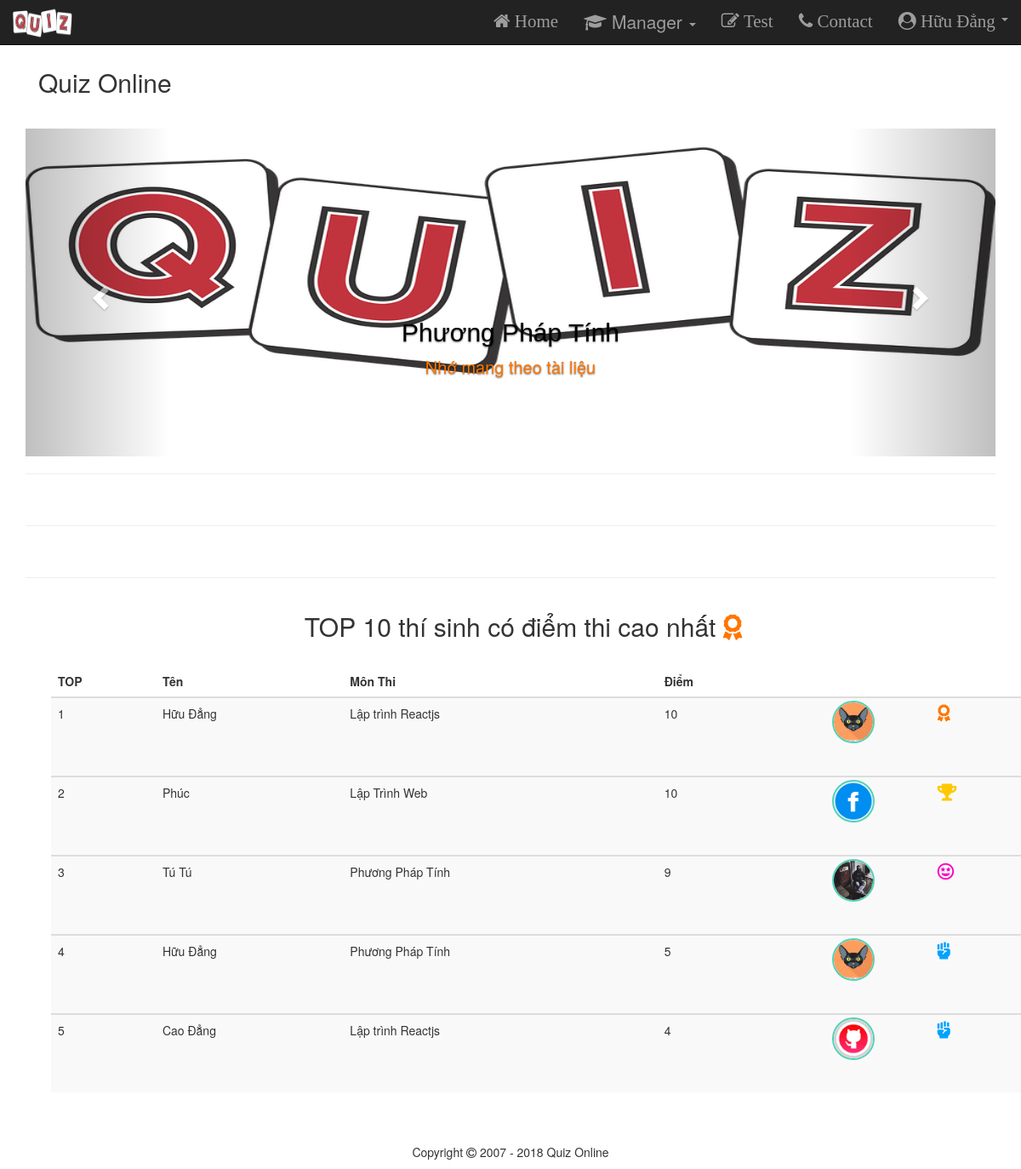
Page /library.php (signed in) on the committed database.
### tables this page shows
CREATE TABLE `member` (
  `id_member` int(11) NOT NULL,
  `username` varchar(65) NOT NULL,
  `password` varchar(65) NOT NULL,
  `role` varchar(50) NOT NULL,
  `name` varchar(100) NOT NULL,
  `email` varchar(100) NOT NULL
);

CREATE TABLE `news` (
  `id` int(11) NOT NULL,
  `subject_name` varchar(100) NOT NULL,
  `description` varchar(200) NOT NULL,
  `days` date NOT NULL,
  `time` varchar(50) NOT NULL,
  `image` varchar(50) NOT NULL,
  `id_subject` int(11) NOT NULL
);

CREATE TABLE `profile` (
  `id_profile` int(11) NOT NULL,
  `image` varchar(100) NOT NULL,
  `description` varchar(250) NOT NULL,
  `id_member` int(11) NOT NULL
);

CREATE TABLE `history` (
  `id_history` int(11) NOT NULL,
  `id_member` int(11) NOT NULL,
  `score` double NOT NULL,
  `subject_name` varchar(100) NOT NULL
);

### Config/db.php (called while the page is built, shortened)
<?php
$tb_news="news";
$profile = "profile";
$history = "history";
?>

### library.php (the view, shortened to what this page needs)
<?php
require_once('Config/db.php');?>
<?php
if (isset($_SESSION['username']) == false) {
    header('Location: login.php');
}
else {
		$sql2=mysqli_query($conn,"select *from $tb_news")
        ?>
        <!DOCTYPE html>
        <html lang="en">
        <head>
            <link  type="text/css" href="./style.css" rel="stylesheet">
			<link href="./animations.css" rel="stylesheet">
			<link rel="stylesheet" href="http://maxcdn.bootstrapcdn.com/font-awesome/4.4.0/css/font-awesome.min.css">
			<link rel="stylesheet" href="https://use.fontawesome.com/releases/v5.4.2/css/all.css">
			<link rel="stylesheet" href="https://maxcdn.bootstrapcdn.com/bootstrap/3.3.7/css/bootstrap.min.css">
		</head>
		<body>
		<?php require_once('NavBar.php');?>
	<br/><br/><br/>
	<div class ="container">
		<div class ="col-md-10">
			<h2>Quiz Online</h2>
			<br/>
		</div>
	</div>
	<div class ="col-md-2 weather">
	</div>
<div class="container">
 <div id="myCarousel" class="carousel slide" data-ride="carousel">
 <div class="carousel-inner">
	 <?php
		$counter = 1;
        while ($result = mysqli_fetch_array($sql2)) {
      ?>
			<div class="item <?php if($counter <= 1){echo " active"; } ?>">
				<img id="slide" src="./images/<?=$result['image']?>" alt="<?= $result['description'] ?>" >
				<div class="carousel-caption">
					<h3><?= $result['subject_name'] ?></h3>
					<p><?= $result['description'] ?></p>
				</div>
			</div>
     <?php
	  $counter ++;
    }
      ?>
    <ol class="carousel-indicators">
			  <li data-target="#myCarousel" data-slide-to="0" class="active"></li>
			  <li data-target="#myCarousel" data-slide-to="1"></li>
			  <li data-target="#myCarousel" data-slide-to="2"></li>
	</ol>
			  <a class="left carousel-control" href="#myCarousel" data-slide="prev">
				<span class="glyphicon glyphicon-chevron-left"></span>
			</a>
			<a class="right carousel-control" href="#myCarousel" data-slide="next">
			  <span class="glyphicon glyphicon-chevron-right"></span>
			</a>
		</div>
</div>
<hr/>
	<div class="container">
	</div>
	<hr/>
	<div class="container">
	</div>
	<hr/>
	<div class="container">
		<h2 style="text-align:center">TOP 10 thí sinh có điểm thi cao nhất <i style="color:#FF7600" class="fas fa-award"></i> </h2>
		<br/>
		<div class="table-responsive container">
		<table class="table table-striped">
    <thead style="text-align:center">
      <tr>
        <th>TOP</th>
        <th>Tên</th>
		<th>Môn Thi</th>
        <th>Điểm</th>
		<th></th>
		<th></th>
      </tr>
    </thead>
	<?php
		$count = 0;
		$sql2=mysqli_query($conn,"SELECT * FROM $profile pl, $history hs , member mb where pl.id_member = mb.id_member and pl.id_member = hs.id_member and hs.id_member = mb.id_member
		 ORDER BY `hs`.`score` DESC LIMIT 10");
		while ($result = mysqli_fetch_array($sql2)) {
            $count += 1;
            ?>
			<tbody>
            <tr>
                <td><?= $count ?></td>
                <td><?= $result['name'] ?></td>
				<td><?= $result['subject_name'] ?></td>
                <td><?= $result['score']?></td>
				<td>
					<div class="profile-header-container">
    					<div class="profile-header-img">
							<br/><br/>
							<img class="img-circle" src="images/<?= $result['image'] ?>" />
						</div>
					</div>
				</td>
				<td>
					<?php
						if($count == 1){
							echo '<i style="color:#FF7600;font-size:20px" class="fas fa-award"></i></i>';
						}
						else if ($count == 2){
							echo '<i style="color:#FFC900;font-size:20px" class="fas fa-trophy"></i>';
						}
						else if ($count == 3){
							echo '<i style="color:#FF00C0;font-size:20px" class="far fa-grin-stars"></i>';
						}
						else{
							echo '<i style="color:#00A2FF;font-size:20px" class="fas fa-fist-raised"></i>';
						}
					?>
				</td>
            </tr>
 </tbody>
            <?php
        }
	?>
  </table>
  </div>
	</div>
	   <br/><br/>
	<footer class="container-fluid text-center">
		<p>Copyright <i class="fa fa-copyright"></i> 2007 - 2018 Quiz Online</p>
	</footer>
    </body>
</html
        <?php
    }
?>

### NavBar.php (shortened to what this page needs)
<?php
require_once('Config/db.php');
?>
<!DOCTYPE html>
<html>
<head>
		<link  type="text/css" href="./style.css" rel="stylesheet">
    <link rel="stylesheet" href="http://maxcdn.bootstrapcdn.com/font-awesome/4.7.0/css/font-awesome.min.css">
	<link rel="stylesheet" href="https://maxcdn.bootstrapcdn.com/bootstrap/3.3.7/css/bootstrap.min.css">
</head>
<body>
<nav class="navbar navbar-inverse navbar-fixed-top" style="width:100%" >
	  <div class="container-fluid">
		<div class="navbar-header">
		  <span class="navbar-brand">
				<img src="./images/quiz3.png" style ="width:70px;height:51px;margin-top:-13px "/>
		  </span>
		</div>
		<div class = "collapse navbar-collapse" id="myNavbar">
		<ul class="nav navbar-nav navbar-right " >
		  <li><a class="fa fa-home" href="index.php"> Home</a></li>
		  <li class="dropdown">
			<a class="dropdown-toggle" data-toggle="dropdown" href="#">
			<span ><i class="fa fa-graduation-cap "></i></span>
			Manager
			<span class="caret"></span></a>
		  </li>
		  <li><a class="fa fa-pencil-square-o" href="library.php"> Test</a></li>
		  <li><a class="fa fa-phone" href="Contact.php"> Contact</a></li>
		<?php
			if($_SESSION['username']){
				$id_member = $_SESSION['id_member'];
				$role =mysqli_query($conn,"select role,name from member where id_member = '$id_member' ");
				$row = $role->fetch_assoc();
				if($row['role'] == 'ADMIN') {
			?>
			<li class="dropdown">
					<a class="dropdown-toggle fa fa-user-circle" data-toggle="dropdown" href="#">	<?php echo $row['name'] ?>
					<span class="caret"></span></a>
		  </li>
				<?php
			}
		}
		?>
		</ul>
	  </div>
		</div>
	</nav>
</body>
</html>

### style.css (style rules this page uses)
nav { font-size:21px; text-align:center; width:100%; }
.container img { margin-top: -45px; margin-bottom: 30px; height: 100px; }
#slide { width:100%; height:600px; }
.carousel-caption h3 { color: black; font-size: 30px; font-family: sans-serif; }
.carousel-caption p { color: #FF7600; font-size: 20px; }
@media only screen and (max-width: 1200px) { #slide { width:100%; height:400px; } }

### library.php (style rules this page uses)
.profile-header-container { margin: 0 auto; text-align: center; margin-top :0%; }
.profile-header-img { padding: 0px; }
.profile-header-img > img.img-circle { width: 50px; height: 50px; border: 2px solid #51D2B7; }

### rows in the picture
member: name "Hữu Đẳng"
news: image (picture), subject_name "Phương Pháp Tính", description "Nhớ mang theo tài liệu"
profile: id_member.name "Hữu Đẳng", history.subject_name "Lập trình Reactjs", history.score "10", image (picture), history.subject_name "Phương Pháp Tính", history.score "5"
profile: id_member.name "Phúc", history.subject_name "Lập Trình Web", history.score "10", image (picture)
profile: id_member.name "Tú Tú", history.subject_name "Phương Pháp Tính", history.score "9", image (picture)
profile: id_member.name "Cao Đẳng", history.subject_name "Lập trình Reactjs", history.score "4", image (picture)
